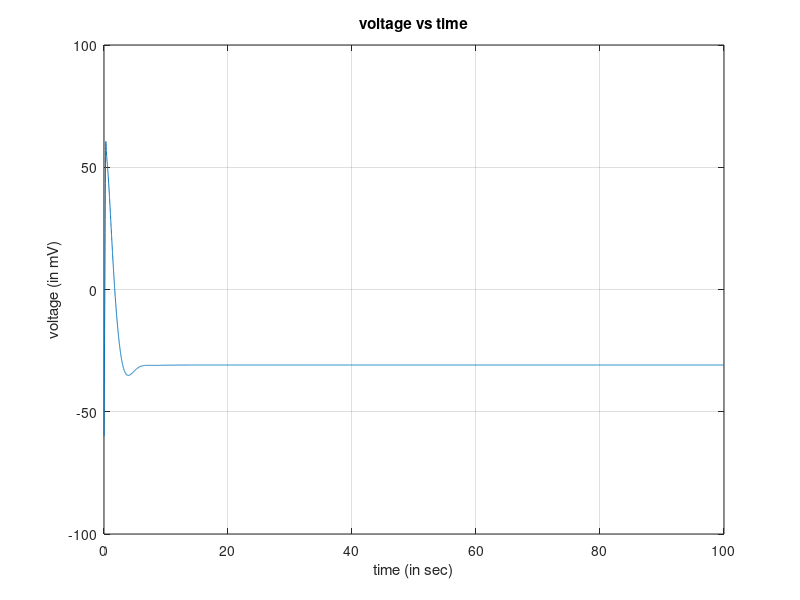
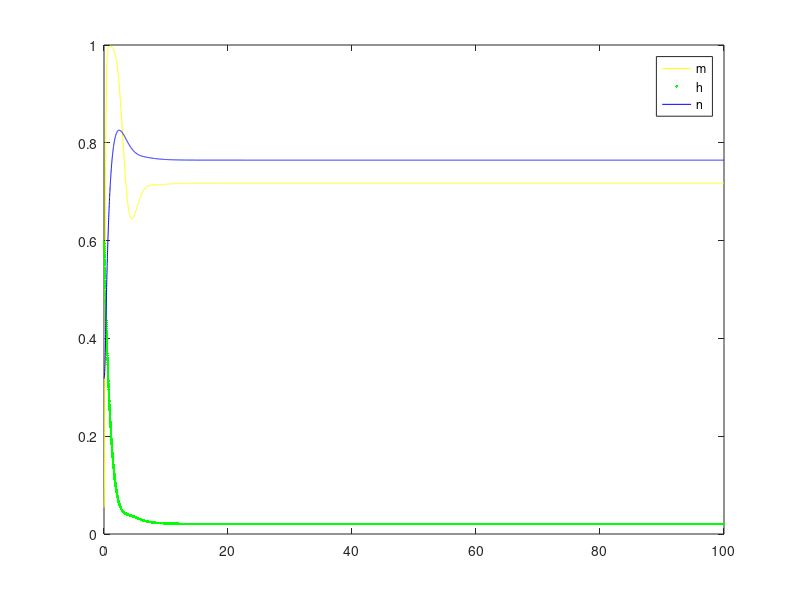
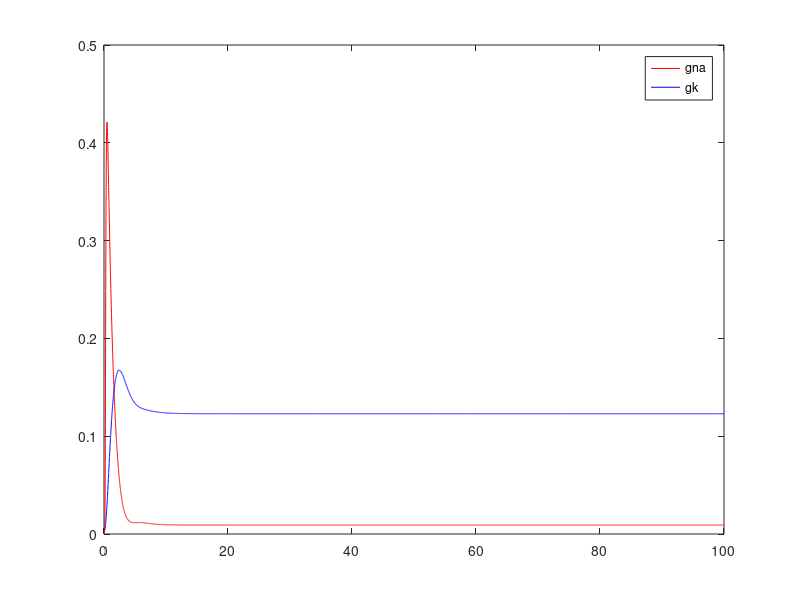

Source code (MATLAB) for these figures, in order:
%THIS PROGRAM DEMONSTRATES HODGKIN HUXLEY MODEL IN CURRENT CLAMP EXPERIMENTS AND SHOWS ACTION POTENTIAL PROPAGATION
%Time is in secs, voltage in mvs, conductances in m mho/mm^2, capacitance in uF/mm^2

% threshold value of current is 0.0223

ImpCur=input('enter the value of the impulse current in microamperes: ');
%TimeTot=input('enter the time for which stimulus is applied in milliseconds');

gkmax=.36;
vk=-77; 
gnamax=1.20;
vna=50; 
gl=0.003;
vl=-54.387; 
cm=.01; 

dt=0.01;
niter=10000;
t=(1:niter)*dt;
iapp=ImpCur*ones(1,niter);
%for i=1:100
 %   iapp(1,i)=ImpCur;
 %end;
v=-64.9964;
m=0.0530;
h=0.5960;
n=0.3177;

gnahist=zeros(1,niter);
gkhist=zeros(1,niter);
vhist=zeros(1,niter);
mhist=zeros(1,niter);
hhist=zeros(1,niter);
nhist=zeros(1,niter);


for iter=1:niter
  gna=gnamax*m^3*h; 
  gk=gkmax*n^4; 
  gtot=gna+gk+gl;
  vinf = ((gna*vna+gk*vk+gl*vl)+ iapp(iter))/gtot;
  tauv = cm/gtot;
  v=vinf+(v-vinf)*exp(-dt/tauv);
  alpham = 0.1*(v+40)/(1-exp(-(v+40)/10));
  betam = 4*exp(-0.0556*(v+65));
  alphan = 0.01*(v+55)/(1-exp(-(v+55)/10));
  betan = 0.125*exp(-(v+65)/80);
  alphah = 0.07*exp(-0.05*(v+65));
  betah = 1/(1+exp(-0.1*(v+35)));
  taum = 1/(alpham+betam);
  tauh = 1/(alphah+betah);
  taun = 1/(alphan+betan);
  minf = alpham*taum;
  hinf = alphah*tauh;
  ninf = alphan*taun;
  m=minf+(m-minf)*exp(-dt/taum);
  h=hinf+(h-hinf)*exp(-dt/tauh);
  n=ninf+(n-ninf)*exp(-dt/taun);
  vhist(iter)=v; mhist(iter)=m; hhist(iter)=h; nhist(iter)=n;
end

figure(1)
%subplot(2,1,1)
plot(t,vhist)
grid on
title('voltage vs time')
ylabel('voltage (in mV)')
xlabel('time (in sec)')

figure(2)
%subplot(2,1,2)
plot(t,mhist,'y-', t,hhist,'g.',t,nhist,'b-')
legend('m','h','n')

figure(3)
gna=gnamax*(mhist.^3).*hhist; 
  gk=gkmax*nhist.^4;
  clf
  plot(t,gna,'r');
  hold on
  plot(t,gk,'b');
  legend('gna','gk')
  hold off
